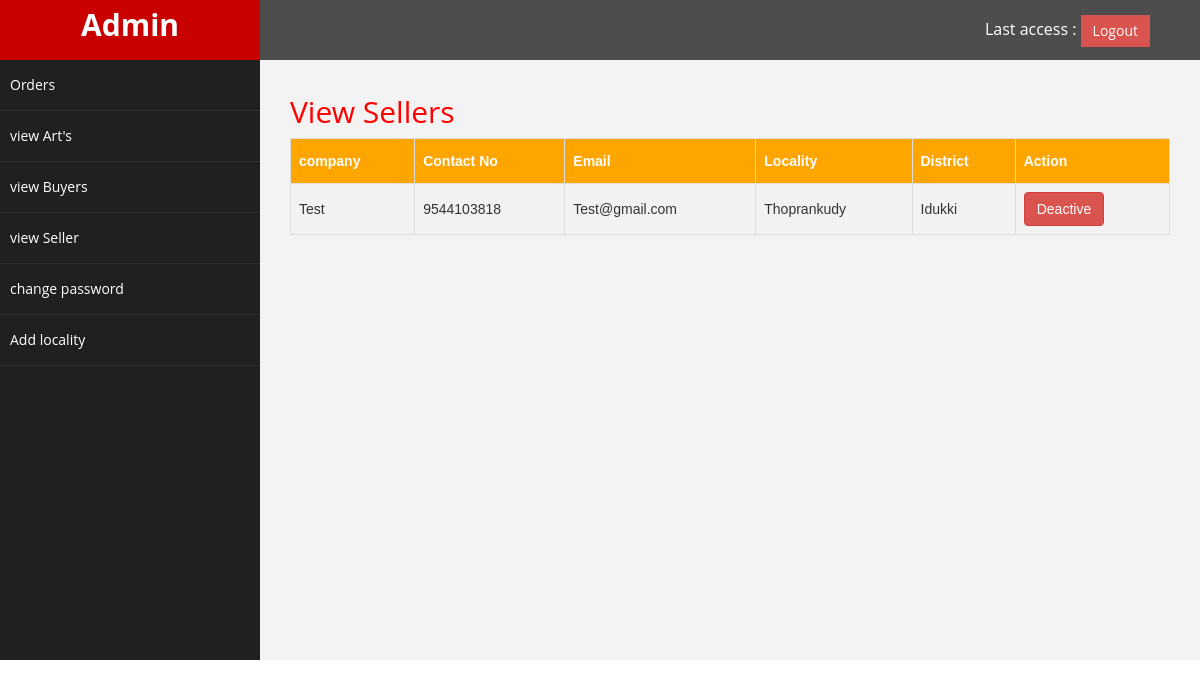
The page /admin/view_seller.php (signed in) on the database as committed earlier.
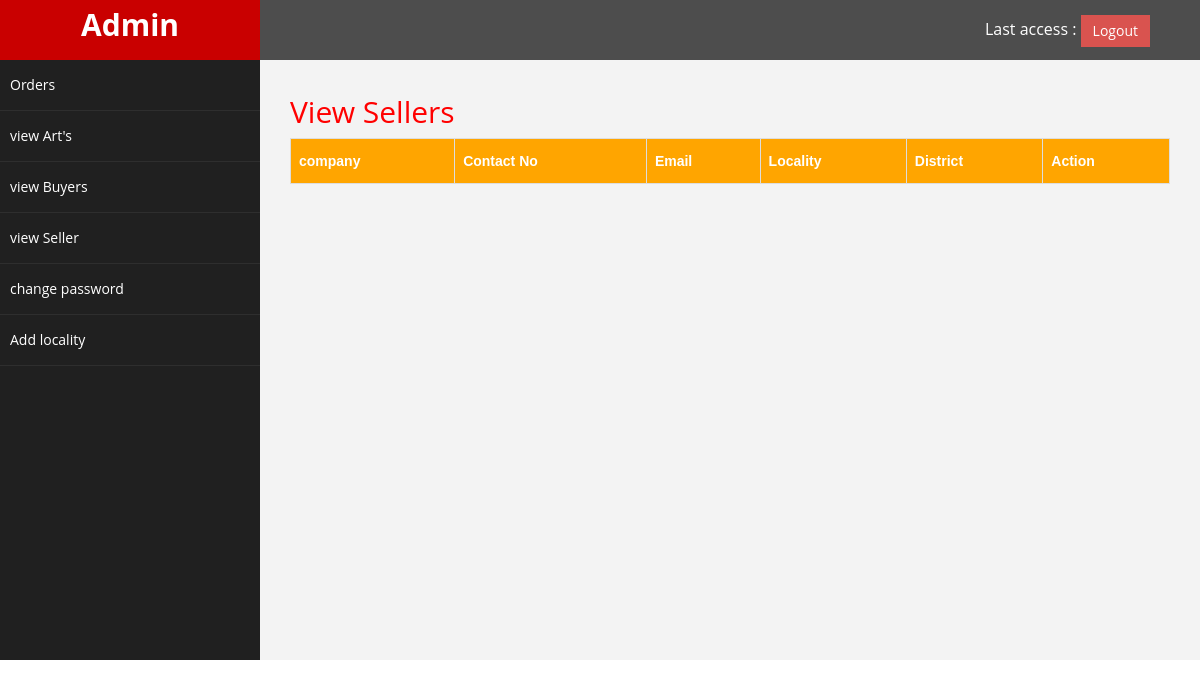
The same page on the database as committed later.
### tables this page shows
CREATE TABLE `seller` (
  `id` int(11) NOT NULL,
  `cname` varchar(30) NOT NULL,
  `name` varchar(30) NOT NULL,
  `address` varchar(50) NOT NULL,
  `mobile` bigint(14) NOT NULL,
  `email` varchar(30) NOT NULL,
  `locality` varchar(30) NOT NULL,
  `dis` varchar(30) NOT NULL,
  `state` varchar(30) NOT NULL,
  `password` varchar(30) NOT NULL
);

### admin/view_seller.php (the view, shortened to what this page needs)
<?php
require("dbconfig.php");
$sql = "select * from seller where status = 'Active'";
$result = mysqli_query($con, $sql);
?>
<!DOCTYPE html>
<html>
<head>
  <link href="assets/css/bootstrap.css" rel="stylesheet" />
  <link href="assets/css/font-awesome.css" rel="stylesheet" />
  <link href="assets/css/custom.css" rel="stylesheet" />
</head>
<body>
  <div id="wrapper">
    <nav class="navbar navbar-default navbar-cls-top " role="navigation" style="margin-bottom: 0">
      <div class="navbar-header">
        <a class="navbar-brand">Admin</a>
      </div>
      <div style="color: white;padding: 15px 50px 5px 50px;float: right;font-size: 16px;">
        Last access :
        <a href="logout.php" class="btn btn-danger square-btn-adjust">Logout</a>
      </div>
    </nav>
    <nav class="navbar-default navbar-side" role="navigation">
      <div class="sidebar-collapse">
        <ul class="nav" id="main-menu">
          <li><a href="home.php">Orders</a> </li>
          <li><a href="arts.php">view Art's</a> </li>
          <li><a href="view_buyers.php">view Buyers</a> </li>
          <li><a href="view_seller.php">view Seller</a> </li>
          <li><a href="change_password.php">change password</a></li>
          <li><a href="add_locality.php">Add locality</a></li>
        </ul>
      </div>
    </nav>
    <div id="page-wrapper">
      <div>
        <h2>View Sellers</h2>
        <table id="customers">
          <tr>
            <th>company</th>
            <th>Contact No</th>
            <th>Email</th>
            <th>Locality</th>
            <th>District</th>
            <th>Action</th>
          </tr>
          <?php
          while ($row = mysqli_fetch_object($result)) {
            ?>
            <tr>
              <form method="post">
                <td><?php echo $row->cname; ?></td>
                <td><?php echo $row->mobile ?></td>
                <td><?php echo $row->email ?></td>
                <td><?php echo $row->locality ?></td>
                <td><?php echo $row->dis ?></td>
                <td><button type="submit" name="deactive" class="btn btn-danger">Deactive</button></td>
              </form>
            <?php
            }
            ?>
        </table>
      </div>
    </div>
  </div>
</body>
</html>

### admin/assets/css/custom.css (style rules this page uses)
body { font-family: 'Open Sans', sans-serif; }
#wrapper { width: 100%; background:#202020; }
#page-wrapper { padding: 15px 15px; min-height: 100px; background:#F3F3F3; }
h2 { color: #f00; }
.square-btn-adjust { border: 0px solid transparent; -webkit-border-radius: 0px; -moz-border-radius: 0px; border-radius: 0px; }
.navbar-cls-top .navbar-brand { color: #fff; background: #C90000; width: 260px; text-align: center; height: 60px; font-size: 30px; font-weight: 700; }
.sidebar-collapse , .sidebar-collapse .nav { background:none; }
.sidebar-collapse .nav { padding:0; }
.sidebar-collapse .nav > li > a { color:#fff; background:#202020; text-shadow:none; }
.sidebar-collapse > .nav > li > a { padding:15px 10px; }
.sidebar-collapse > .nav > li { border-bottom: 1px solid rgba(107, 108, 109, 0.19); }
.navbar-side { border:none; background-color: #202020; }
.navbar-cls-top { background:#4D4D4D; border-bottom:none; }
.navbar-default { border:0px solid black; }
.navbar-header { background: #A70303; }
@media (min-width:768px) { #page-wrapper { margin: 0 0 0 260px; padding: 15px 30px; min-height: 600px; } }
@media (min-width:768px) { .navbar-side { z-index: 1; position: absolute; width: 260px; } }
@media (min-width:768px) { .navbar { border-radius: 0px; } }

### admin/view_seller.php (style rules this page uses)
#customers { font-family: "Trebuchet MS", Arial, Helvetica, sans-serif; border-collapse: collapse; width: 100%; margin-bottom: 50px; }
#customers td, #customers th { border: 1px solid #ddd; padding: 8px; }
#customers th { padding-top: 12px; padding-bottom: 12px; text-align: left; background-color: orange; color: white; }
#customers tr:nth-child(even) { background-color: #f2f2f2; }

Rows that differ between the two databases and show on the page:
removed seller: cname "Test", mobile "9544103818", email "Test@gmail.com", locality "Thoprankudy", dis "Idukki"
